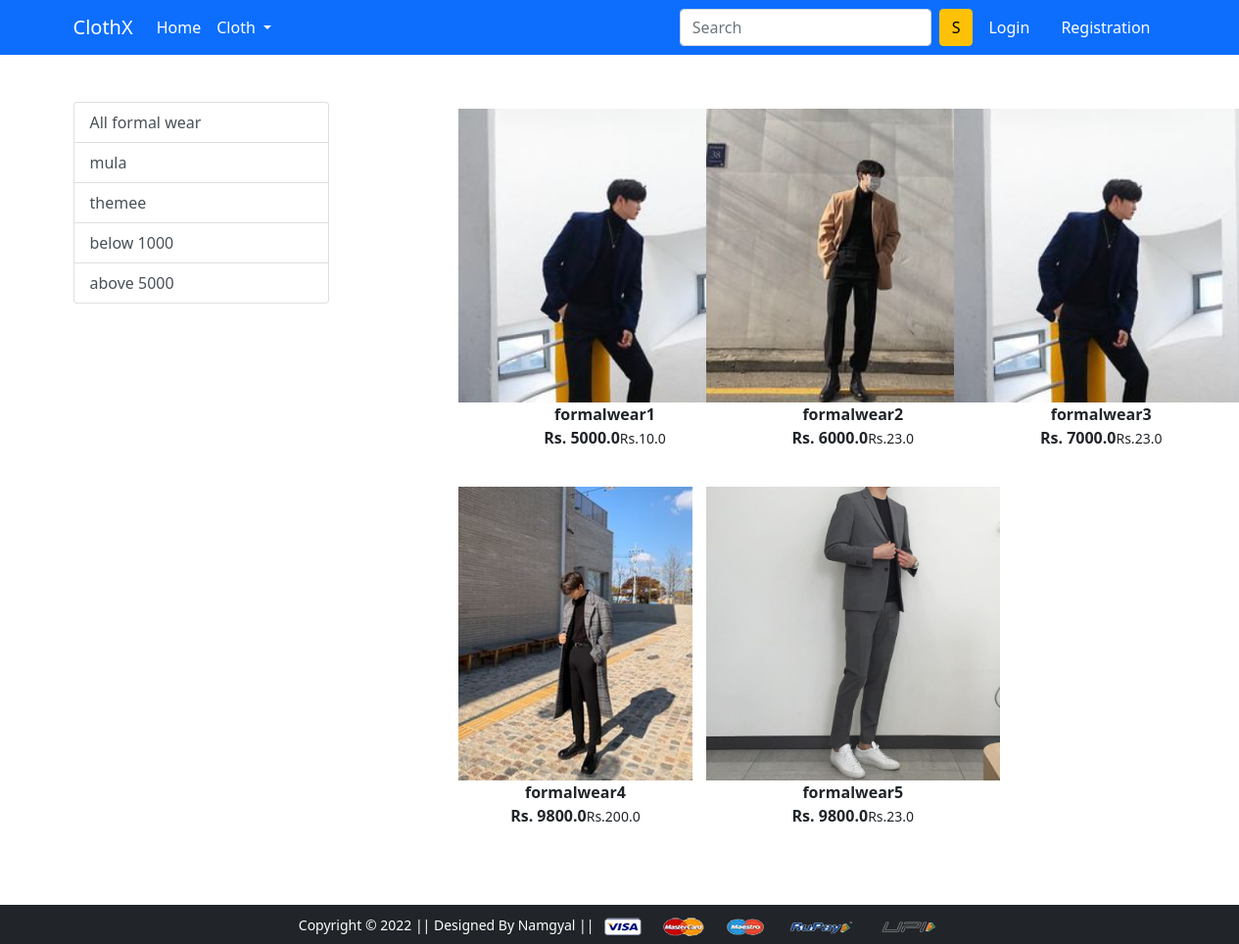
Screenshot of /formalwear/ with the database file from the repository.
### app/models.py (models this page shows)
class Product(models.Model):
    title = models.CharField(max_length=100)
    selling_price = models.FloatField()
    discounted_price = models.FloatField()
    description = models.TextField()
    brand = models.CharField(max_length=100)
    category = models.CharField(choices=CATEGORY_CHOICES,max_length=2)
    product_image = models.ImageField(upload_to='productimg')

### app/views.py (the view)
# urls.py: path('formalwear/',views.formalwear,name='formalwear'),
def formalwear(request,data=None):
    if data == None:
        formalwear = Product.objects.filter(category='f')
    elif data == 'UNIQ' or data=='abcd':
        formalwear = Product.objects.filter(category='f').filter(brand=data)
    elif data == 'below':
        formalwear = Product.objects.filter(category='f').filter(selling_price = 1000)
    elif data == 'above':
        formalwear = Product.objects.filter(category='f').filter(selling_price = 5000)
    return render(request, 'app/formalwear.html',{'formalwear':formalwear})

### app/templates/app/formalwear.html (shortened to what this page needs)
{% extends 'app/base.html' %}
{% load static %}
{% block main-content %}
<div class="container my-5">
 <div class="row">
  <div class="col-sm-3">
    <div class="list-group">
        <a href="{% url 'formalwear' %}" class="list-group-item list-group-item-action" aria-current="true">All formal wear</a>
        <a href="{% url 'formalweardata' 'mula'%}" class="list-group-item list-group-item-action" aria-current="true">mula</a>
        <a href="{% url 'formalweardata' 'themee'%}" class="list-group-item list-group-item-action" aria-current="true">themee</a>
        <a href="{% url 'formalweardata' 'below'%}" class="list-group-item list-group-item-action" aria-current="true">below 1000</a>
        <a href="{% url 'formalweardata' 'above'%}" class="list-group-item list-group-item-action" aria-current="true">above 5000</a>
    </div>
  </div>
  <div class="col-sm-8 offset-sm-1">
   <div class="row">
        {% for product in formalwear %}
        <div class="col-sm-4 text-center mb-4">
            <a herf="{% url 'product-detail' product.id %}" class="btn">
                <div class="item">
                    <img src="{{product.product_image.url}}" alt="" height="300" class="">
                    <div class="fw-bold">{{product.title}}</div>
                    <div class="fw-bold">Rs. {{product.selling_price}}<small class="fw-light text-decoration-line-throught">Rs.{{product.discounted_price}}</small></div>
                </div>
            </a>
        </div>
        {%endfor%}
   </div>
  </div>
 </div>
</div>
{% endblock main-content %}

### rows the page displays
Product: product_image (picture), title "formalwear1", selling_price "5000.0", discounted_price "10.0"
Product: product_image (picture), title "formalwear2", selling_price "6000.0", discounted_price "23.0"
Product: product_image (picture), title "formalwear3", selling_price "7000.0", discounted_price "23.0"
Product: product_image (picture), title "formalwear4", selling_price "9800.0", discounted_price "200.0"
Product: product_image (picture), title "formalwear5", selling_price "9800.0", discounted_price "23.0"
